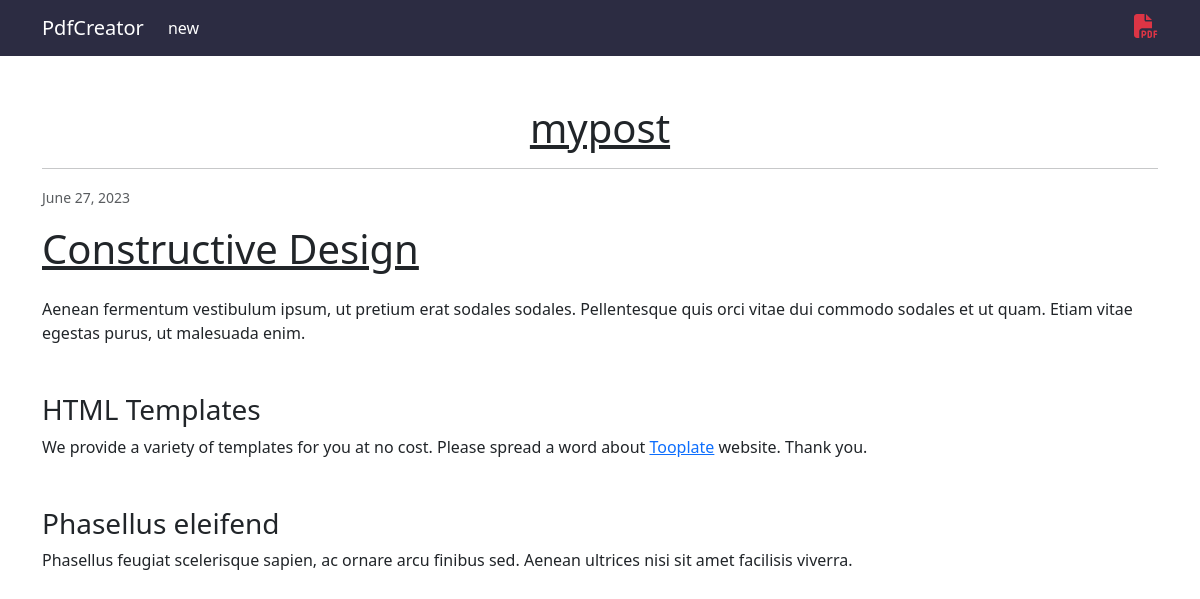
/1/, run on the app's committed database.
### pdfapp/models.py (models this page shows, shortened)
class Post(models.Model):
    title = models.CharField(max_length=200)
    content = HTMLField()
    date_created = models.DateField(auto_now_add=True)

### pdfapp/views.py (the view)
# urls.py: path('<int:pk>/', PostDetailView.as_view(), name='details'),
class PostDetailView(DetailView):
    model = Post

### pdfapp/templates/pdfapp/post_detail.html (shortened to what this page needs)
{% extends 'base.html' %}
{% load bootstrap5 %}
{% block navbar_link %}<a class="text-danger" href="{% url 'pdf' pk=object.pk %}"><i style="width: 1.5em; height: 1.5rem;" class="fas fas fa-file-pdf" type="submit"></i></a>
{% endblock %}
{% block content %}
    <h1 style="text-decoration: underline;" class="text-center page-title">{{object.title}}</h1>
    <hr>
    <p class="text-muted text-right"><small>{{object.date_created}}</small></p>
    {{object.content|safe}}
{% endblock %}

### data on the page
Post: title "mypost", date_created "June 27, 2023", content "Constructive Design Aenean fermentum vestibulum ipsum, ut pretium erat sodales sodales. Pellentesque quis orci vitae dui commodo sodales et ut quam. Etiam vitae egestas purus, ut malesuada enim. HTML Templates We provide a variety of templates for you at no cost. Please spread a word about Tooplate website. Thank you. Phasellus eleifend Phasellus feugiat scelerisque sapien, ac ornare arcu finibus sed. Aenean ultrices nisi sit amet facilisis viverra."
